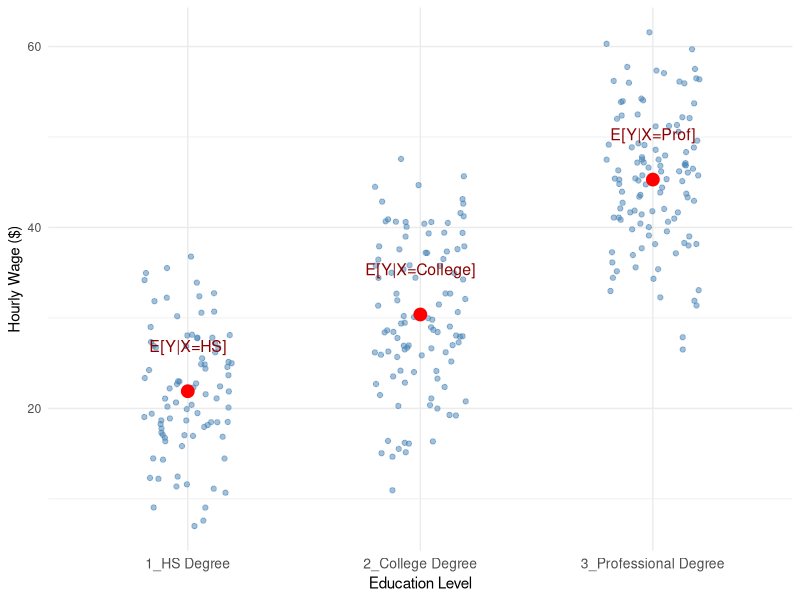
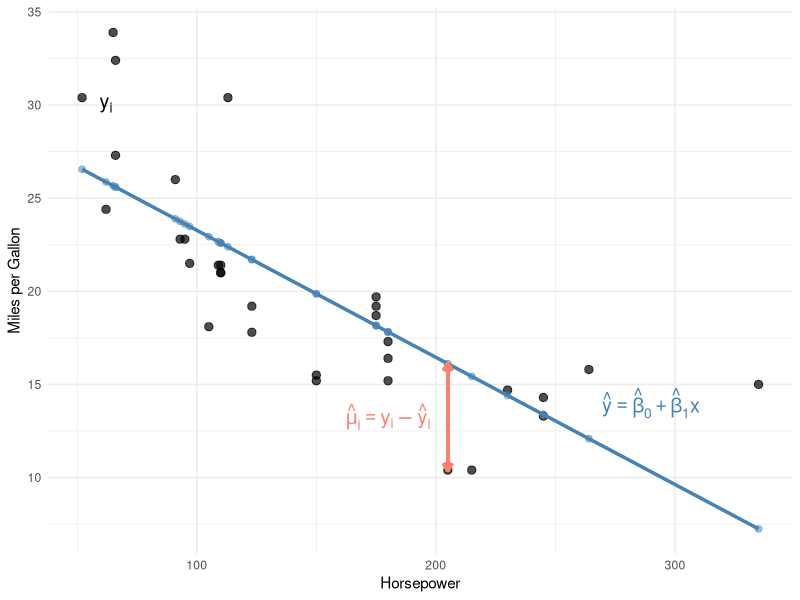
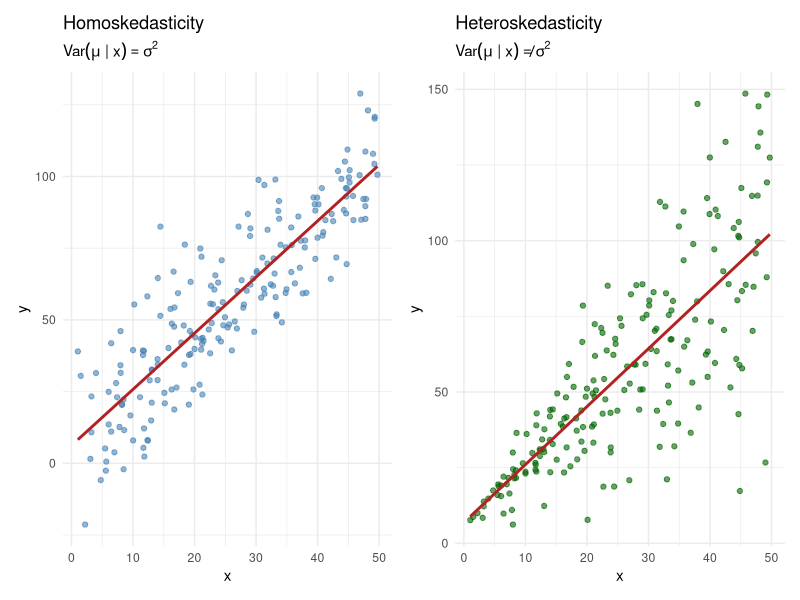
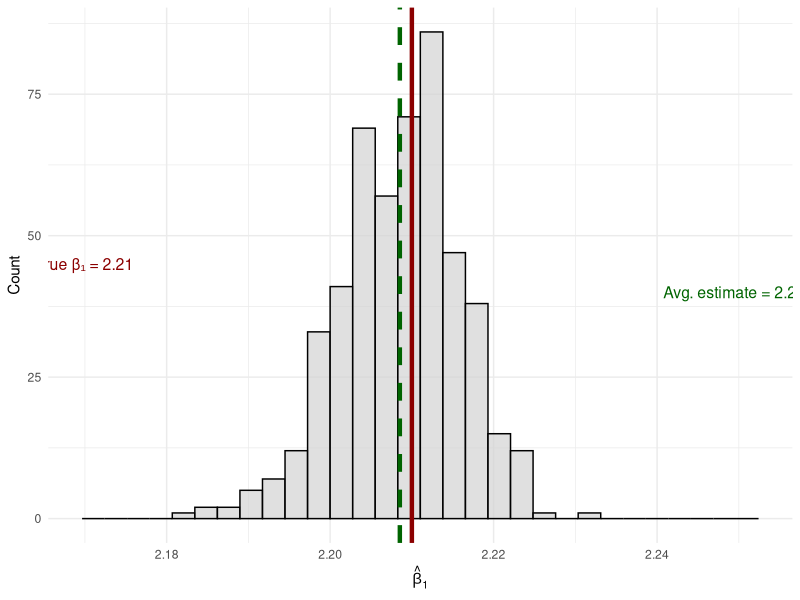
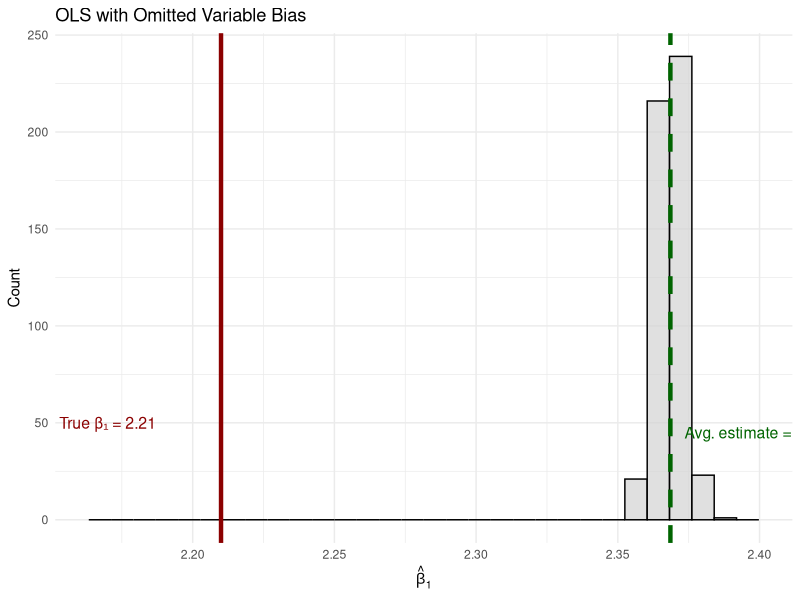

These figures' R source, in order:
## ---- chunk 1
#| echo: false
#| output: false
#| message: false
#| warning: false

library(tidyverse)
library(patchwork)

## ---- chunk 2
#| echo: false
#| label: fig-cond-exp-example
#| fig-cap: "Wages by education level. Each point represents an individual. Red points show the conditional expectation (average wage) for each education group."
#| fig-width: 7
#| fig-height: 4.5
#| out-width: "80%"

set.seed(12345)
x_vals <- c("1_HS Degree", "2_College Degree", "3_Professional Degree")

educ <- sample(x_vals, size = 300, replace = TRUE)

df <- tibble(educ = educ) |>
  mutate(y = case_when(
    educ == "1_HS Degree" ~ 22,
    educ == "2_College Degree" ~ 32,
    educ == "3_Professional Degree" ~ 45
  ),
  y = y + rnorm(n(), sd = 8))

mean_df <- df |>
  group_by(educ) |>
  summarise(avg_wage = mean(y)) |>
  mutate(exp_lab = case_when(
    educ == "1_HS Degree" ~ "E[Y|X=HS]",
    educ == "2_College Degree" ~ "E[Y|X=College]",
    educ == "3_Professional Degree" ~ "E[Y|X=Prof]"
  ))

ggplot(df, aes(x = educ, y = y)) +
  geom_jitter(width = 0.2, height = 0, alpha = 0.5, color = "steelblue") +
  geom_point(data = mean_df, aes(y = avg_wage), color = "red", size = 4) +
  geom_text(data = mean_df, aes(y = avg_wage, label = exp_lab),
            nudge_y = 5, size = 4, color = "darkred") +
  labs(x = "Education Level", y = "Hourly Wage ($)") +
  theme_minimal() +
  theme(axis.text.x = element_text(size = 10))
## ---- chunk 3
#| echo: false
#| message: false
#| warning: false
#| code-fold: true
#| label: fig-regression-components
#| fig-cap: "Components of the regression line. Black points show actual values, the blue line shows predicted values, and the salmon segment illustrates a residual."


# Using mtcars for illustration
data(mtcars)
lm_mpg <- lm(mpg ~ hp, data = mtcars)

mtcars_ex <- mtcars |>
  mutate(
    pred = predict(lm_mpg),
    resid = residuals(lm_mpg)
  )

point_index <- 15
x_point <- mtcars_ex$hp[point_index]
y_actual <- mtcars_ex$mpg[point_index]
y_predicted <- mtcars_ex$pred[point_index]

ggplot(mtcars_ex, aes(x = hp, y = mpg)) +
  geom_point(color = "black", size = 2.5, alpha = 0.7) +
  geom_smooth(method = "lm", se = FALSE, color = "steelblue", linewidth = 1.2) +
  geom_point(aes(y = pred), color = "steelblue", size = 2, alpha = 0.5) +
  geom_segment(
    aes(x = x_point, y = y_actual, xend = x_point, yend = y_predicted),
    color = "salmon",
    linewidth = 1.2,
    arrow = arrow(length = unit(0.2, "cm"), ends = "both")
  ) +
  annotate("text", x = 180, y = (y_actual + y_predicted)/2,
           label = expression(hat(mu)[i] == y[i] - hat(y)[i]),
           color = "salmon", size = 5, parse = TRUE) +
  annotate("text", x = 290, y = 14,
           label = expression(hat(y) == hat(beta)[0] + hat(beta)[1] * x),
           color = "steelblue", size = 5, parse = TRUE) +
  annotate("text", x = 62, y = 30, label = expression(y[i]), size = 5) +
  labs(x = "Horsepower", y = "Miles per Gallon") +
  theme_minimal()
## ---- chunk 4
#| echo: false
#| label: tbl-regression-example
#| tbl-cap: "Example regression data showing actual values, predicted values, and residuals."

# Create example table
example_data <- mtcars_ex |>
  select(hp, mpg, pred, resid) |>
  slice(1:6) |>
  mutate(
    pred = round(pred, 2),
    resid = round(resid, 2)
  ) |>
  rename(
    `x (Horsepower)` = hp,
    `y (MPG)` = mpg,
    `ŷ (Predicted)` = pred,
    `û (Residual)` = resid
  )

knitr::kable(example_data, align = "cccc")
## ---- chunk 5
#| echo: true

# Load the data
data(mtcars)

# Estimate the regression
lm_mpg <- lm(mpg ~ hp, data = mtcars)

# View the results
summary(lm_mpg)
## ---- chunk 6
#| echo: false
#| label: fig-homohetero
#| fig-cap: "Left: Homoskedasticity—the spread of points around the line is constant. Right: Heteroskedasticity—the spread increases with x."
#| fig-width: 9
#| fig-height: 4
#| out-width: "90%"

set.seed(123)
n <- 200
x <- runif(n, 1, 50)

# Homoskedastic
error_homo <- rnorm(n, mean = 0, sd = 15)
y_homo <- 5 + 2 * x + error_homo

# Heteroskedastic
error_hetero <- rnorm(n, mean = 0, sd = 0.7 * x)
y_hetero <- 5 + 2 * x + error_hetero

p1 <- ggplot(data.frame(x, y = y_homo), aes(x, y)) +
  geom_point(alpha = 0.6, color = "steelblue") +
  geom_smooth(method = "lm", se = FALSE, color = "firebrick") +
  labs(title = "Homoskedasticity", subtitle = expression(Var(mu~"|"~x) == sigma^2),
       x = "x", y = "y") +
  theme_minimal()

p2 <- ggplot(data.frame(x, y = y_hetero), aes(x, y)) +
  geom_point(alpha = 0.6, color = "darkgreen") +
  geom_smooth(method = "lm", se = FALSE, color = "firebrick") +
  labs(title = "Heteroskedasticity", subtitle = expression(Var(mu~"|"~x) != sigma^2),
       x = "x", y = "y") +
  theme_minimal()

p1 + p2
## ---- chunk 7
#| echo: true

# Create a "population" with known parameters
set.seed(1248)
n_pop <- 1000
x_pop <- sample(1:100, size = n_pop, replace = TRUE)
err_pop <- rnorm(n_pop)

# True model: y = 3.5 + 2.21*x + error
pop_data <- tibble(
  x = x_pop,
  y = 3.5 + 2.21 * x + err_pop
)

# Draw many samples and estimate beta_1 each time
set.seed(812476)
n_simulations <- 500
sample_size <- 25

sim_results <- map_dfr(1:n_simulations, function(i) {
  # Draw a random sample
  sample_data <- slice_sample(pop_data, n = sample_size, replace = TRUE)
  
  # Estimate OLS
  reg <- lm(y ~ x, data = sample_data)
  
  tibble(
    iteration = i,
    b1_hat = coef(reg)[2]
  )
})

# Calculate the average of all estimates
mean_b1 <- mean(sim_results$b1_hat)
## ---- chunk 8
#| echo: false
#| label: fig-unbiasedness
#| fig-cap: "Distribution of OLS slope estimates across 500 samples. The green line shows the average of all estimates, which equals the true value (2.21), demonstrating unbiasedness."
#| fig-width: 7
#| fig-height: 4
#| out-width: "80%"

# Create a "population" with known parameters
set.seed(1248)
n_pop <- 1000
x_pop <- sample(1:100, size = n_pop, replace = TRUE)
err_pop <- rnorm(n_pop)

pop_data <- tibble(
  x = x_pop,
  y = 3.5 + 2.21 * x + err_pop
)

set.seed(812476)
n_simulations <- 500
sample_size <- 25

sim_results <- map_dfr(1:n_simulations, function(i) {
  sample_data <- slice_sample(pop_data, n = sample_size, replace = TRUE)
  reg <- lm(y ~ x, data = sample_data)
  tibble(iteration = i, b1_hat = coef(reg)[2])
})

mean_b1 <- mean(sim_results$b1_hat)

ggplot(sim_results, aes(x = b1_hat)) +
  geom_histogram(bins = 30, fill = "lightgrey", color = "black", alpha = 0.7) +
  geom_vline(xintercept = 2.21, color = "darkred", linewidth = 1.5) +
  geom_vline(xintercept = mean_b1, color = "darkgreen", linewidth = 1.5, linetype = "dashed") +
  annotate("text", x = 2.17, y = 45, label = "True β₁ = 2.21", color = "darkred", size = 4) +
  annotate("text", x = 2.25, y = 40, label = paste0("Avg. estimate = ", round(mean_b1, 3)),
           color = "darkgreen", size = 4) +
  labs(x = expression(hat(beta)[1]), y = "Count") +
  theme_minimal()
## ---- chunk 9
#| echo: false
#| label: fig-ovb
#| fig-cap: "With omitted variable bias, the average of OLS estimates (green) systematically differs from the true value (red). The bias persists even with many samples."
#| fig-width: 7
#| fig-height: 4
#| out-width: "80%"

# Create population with omitted variable
set.seed(1248)
n_pop <- 1000
z <- sample(1:100, size = n_pop, replace = TRUE)
err1 <- rnorm(n_pop)
err2 <- rnorm(n_pop)

pop_biased <- tibble(
  z = z,
  x = 2.27 + 1.45 * z + err1,  # x depends on z
  y = 3.52 + 2.21 * x + 0.23 * z + err2  # y depends on both x and z
)

# Simulate estimation (incorrectly omitting z)
set.seed(124890)
n_simulations <- 500
sample_size <- 25

sim_biased <- map_dfr(1:n_simulations, function(i) {
  sample_data <- slice_sample(pop_biased, n = sample_size, replace = TRUE)
  reg <- lm(y ~ x, data = sample_data)  # Omit z!
  tibble(iteration = i, b1_hat = coef(reg)[2])
})

mean_biased <- mean(sim_biased$b1_hat)

ggplot(sim_biased, aes(x = b1_hat)) +
  geom_histogram(bins = 30, fill = "lightgrey", color = "black", alpha = 0.7) +
  geom_vline(xintercept = 2.21, color = "darkred", linewidth = 1.5) +
  geom_vline(xintercept = mean_biased, color = "darkgreen", linewidth = 1.5, linetype = "dashed") +
  annotate("text", x = 2.17, y = 50, label = "True β₁ = 2.21", color = "darkred", size = 4) +
  annotate("text", x = mean_biased + 0.03, y = 45,
           label = paste0("Avg. estimate = ", round(mean_biased, 2)),
           color = "darkgreen", size = 4) +
  labs(x = expression(hat(beta)[1]), y = "Count",
       title = "OLS with Omitted Variable Bias") +
  theme_minimal()
## ---- chunk 10
#| echo: true

# R reports standard errors automatically
summary(lm_mpg)
